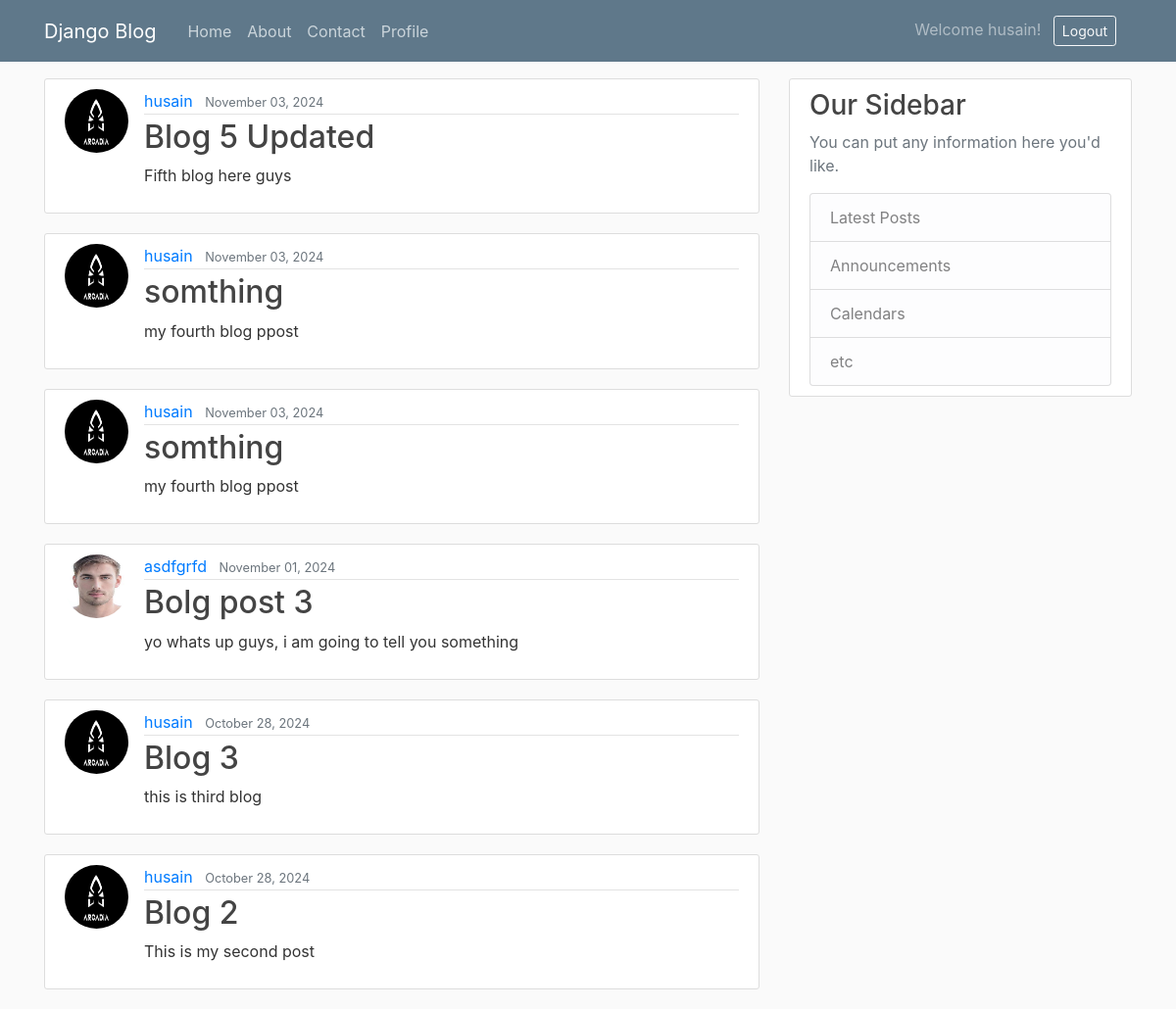
The app's page / (signed in) with its own data.
### blog/models.py (models this page shows, shortened)
class Post(models.Model):
    title= models.CharField(max_length=100)
    content= models.TextField()
    date=models.DateTimeField(default=timezone.now)
    author=models.ForeignKey(User,on_delete=models.CASCADE)

### users/models.py (models this page shows, shortened)
class Profile(models.Model):
    user = models.OneToOneField(User,on_delete=models.CASCADE)
    image = models.ImageField(default='default.jpg',upload_to='profile_pics')

### blog/views.py (the view)
# urls.py: path('', PostListView.as_view(), name='blog-home'),
class PostListView(ListView):
    model= Post
    template_name='blog/home.html'
    context_object_name='posts'
    ordering=['-date']

### blog/templates/blog/home.html
{% extends "blog/base.html" %}
{% block content %}
<main>
    {% for post in posts %}
    <article class="media content-section">
        <img class="rounded-circle article-img" src="{{post.author.profile.image.url}}">
        <div class="media-body">
          <div class="article-metadata">
            <a class="mr-2" href="#">{{ post.author }}</a>
            <small class="text-muted">{{ post.date | date:"F d, Y"}}</small>
          </div>
          <h2><a class="article-title" href="{%url 'post-detail' post.id %}">{{ post.title }}</a></h2>
          <p class="article-content">{{ post.content }}</p>
        </div>
      </article>
    {% empty %}
        <p>No posts available.</p>
    {% endfor %}
</main>
{% endblock content %}

### blog/templates/blog/base.html (shortened to what this page needs)
{% load static %}
<!DOCTYPE html>
<html lang="en">
<head>
    <link rel="stylesheet" href="https://cdn.jsdelivr.net/npm/bootstrap@4.0.0/dist/css/bootstrap.min.css">
    <link rel="stylesheet" type="text/css" href="{% static 'blog/main.css' %}">
</head>
<body>
    <header class="site-header">
        <nav class="navbar navbar-expand-md navbar-dark bg-steel fixed-top">
            <div class="container">
                <a class="navbar-brand mr-4" href="{% url 'blog-home' %}">Django Blog</a>
                <div class="collapse navbar-collapse" id="navbarToggle">
                    <div class="navbar-nav mr-auto">
                        <a class="nav-item nav-link" href="{% url 'blog-home' %}">Home</a>
                        <a class="nav-item nav-link" href="{% url 'blog-about' %}">About</a>
                        <a class="nav-item nav-link" href="{% url 'blog-contact' %}">Contact</a>
                        <a class="nav-item nav-link" href="{% url 'profile' %}">Profile</a>
                    </div>
                    {%if user.is_authenticated%}
                    <form method="POST" action="{% url 'logout' %}" style="display: inline;">
                      <span class="navbar-text mr-3">
                        Welcome {{ user.username }}!
                      <button type="submit" class="btn btn-outline-light btn-sm ml-2">Logout</button>
                    </form>
                    {%else%}
                    <div class="navbar-nav">
                        <a class="nav-item nav-link" href="{% url 'login' %}">Login</a>
                        <a class="nav-item nav-link" href="{% url 'register' %}">Register</a>
                    </div>
                    {%endif%}
                </div>
            </div>
        </nav>
    </header>
    <main role="main" class="container">
        <div class="row">
            <div class="col-md-8">
                {% block content %}{% endblock %}
            </div>
            <div class="col-md-4">
                <div class="content-section">
                    <h3>Our Sidebar</h3>
                    <p class="text-muted">You can put any information here you'd like.</p>
                    <ul class="list-group">
                        <li class="list-group-item list-group-item-light">Latest Posts</li>
                        <li class="list-group-item list-group-item-light">Announcements</li>
                        <li class="list-group-item list-group-item-light">Calendars</li>
                        <li class="list-group-item list-group-item-light">etc</li>
                    </ul>
                </div>
            </div>
        </div>
    </main>
</body>
</html>

### blog/static/blog/main.css (style rules this page uses)
body { background: #fafafa; color: #333333; margin-top: 5rem; }
h1, h2, h3, h4, h5, h6 { color: #444444; }
ul { margin: 0; }
.bg-steel { background-color: #5f788a; }
.site-header .navbar-nav .nav-link { color: #cbd5db; }
.content-section { background: #ffffff; padding: 10px 20px; border: 1px solid #dddddd; border-radius: 3px; margin-bottom: 20px; }
.article-title { color: #444444; }
.article-content { white-space: pre-line; }
.article-img { height: 65px; width: 65px; margin-right: 16px; }
.article-metadata { padding-bottom: 1px; margin-bottom: 4px; border-bottom: 1px solid #e3e3e3 }

### records on screen
Post: author.profile.image (picture), author "husain", date "November 03, 2024", title "Blog 5 Updated", content "Fifth blog here guys"
Post: author.profile.image (picture), author "husain", date "November 03, 2024", title "somthing", content "my fourth blog ppost"
Post: author.profile.image (picture), author "husain", date "November 03, 2024", title "somthing", content "my fourth blog ppost"
Post: author.profile.image (picture), author "asdfgrfd", date "November 01, 2024", title "Bolg post 3", content "yo whats up guys, i am going to tell you something"
Post: author.profile.image (picture), author "husain", date "October 28, 2024", title "Blog 3", content "this is third blog"
Post: author.profile.image (picture), author "husain", date "October 28, 2024", title "Blog 2", content "This is my second post"

### other values on screen
{{ user.username }} "husain"
